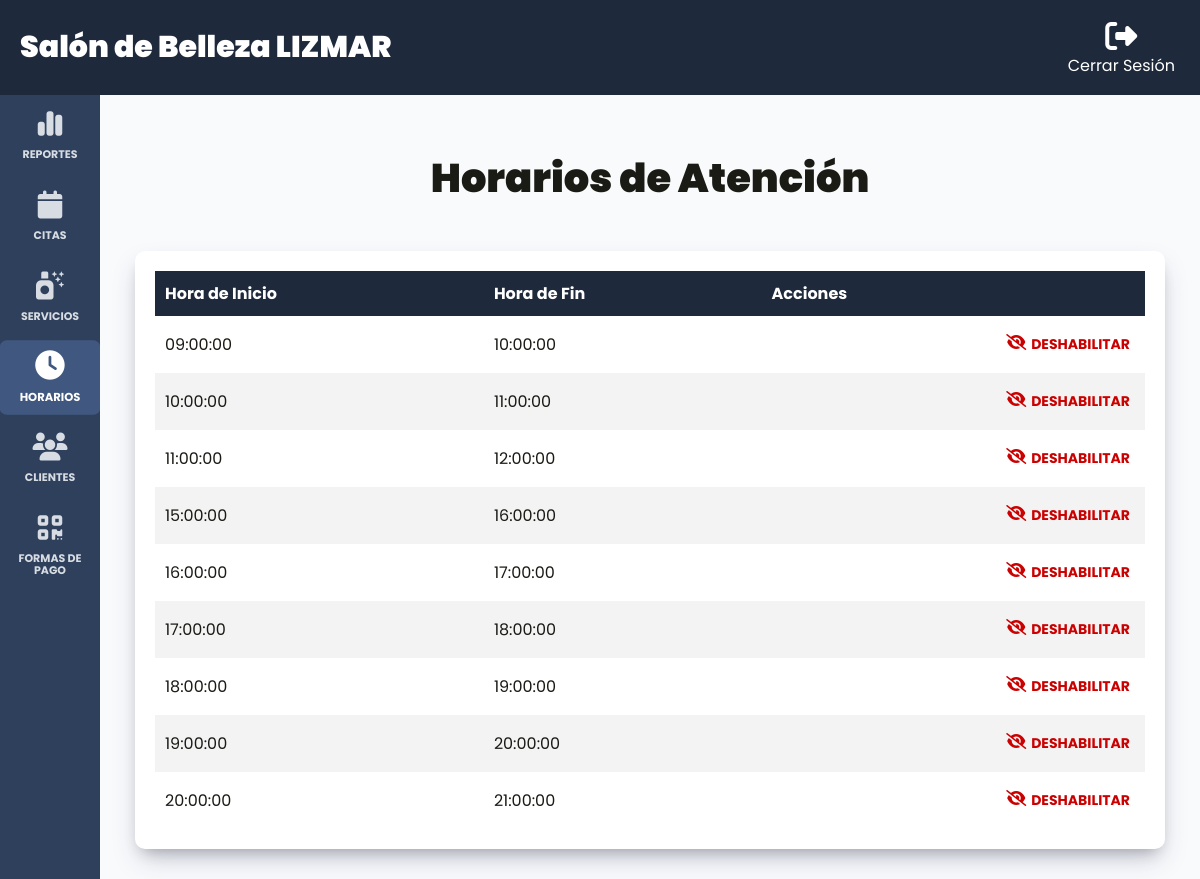
The page /admin/horarios (signed in) on the database as committed earlier.
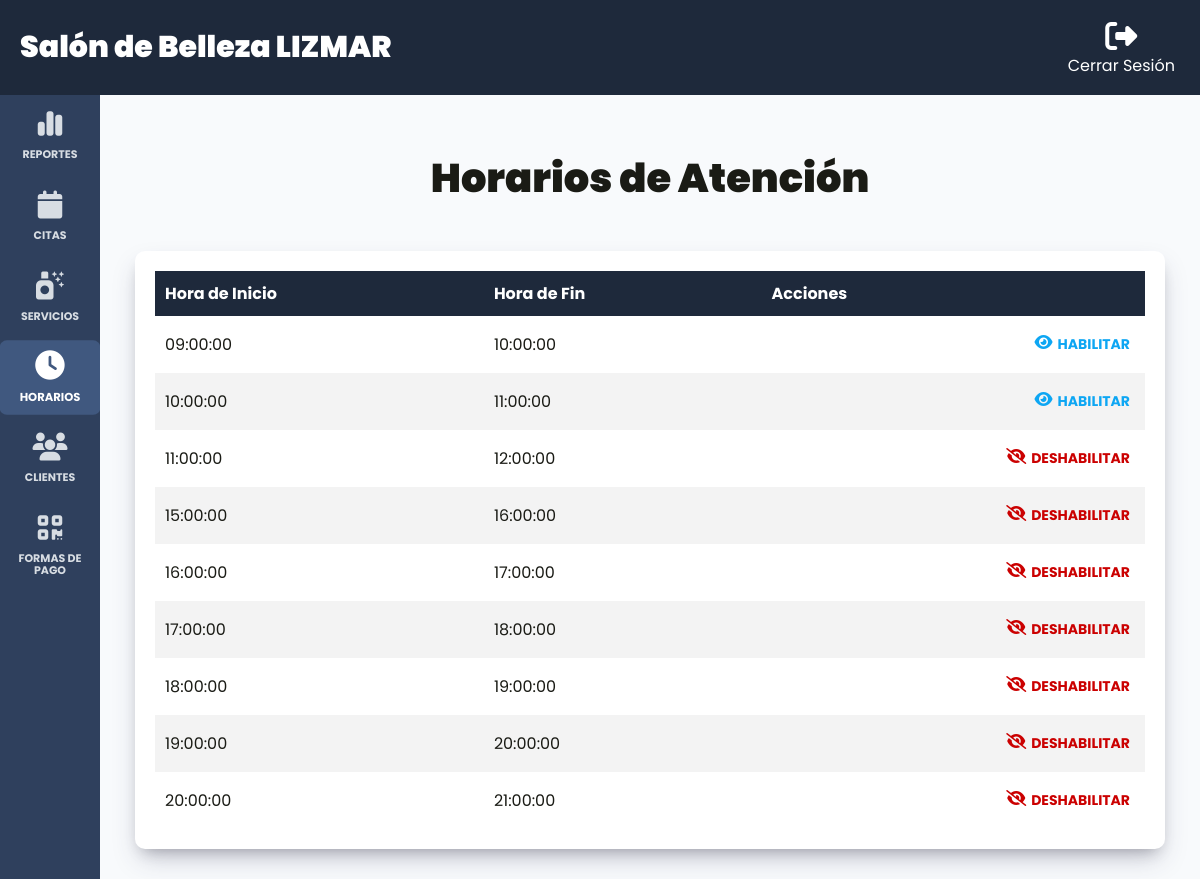
The same page on the database as committed later.
### tables this page shows
CREATE TABLE `horarios` (
  `id` int NOT NULL AUTO_INCREMENT,
  `horaInicio` time DEFAULT NULL,
  `horaFin` time DEFAULT NULL,
  `estado` tinyint DEFAULT NULL,
  PRIMARY KEY (`id`)
);

### controllers/HorariosController.php (called while the page is built, shortened)
<?php
class HorariosController {
    public static function index(Router $router) {
        $horarios = Horario::all();
        $router->render('admin/horarios/index', [
            'horarios' => $horarios
        ]);
    }
}

### public/index.php (called while the page is built, shortened)
<?php
$router = new Router();
$router->get('/', [LoginController::class, 'login']);
$router->post('/', [LoginController::class, 'login']);
$router->get('/logout', [LoginController::class, 'logout']);
$router->get('/forgot-password', [LoginController::class, 'forgotPassword']);
$router->post('/forgot-password', [LoginController::class, 'forgotPassword']);
$router->get('/reset-password', [LoginController::class, 'resetPassword']);
$router->post('/reset-password', [LoginController::class, 'resetPassword']);
$router->get('/create-account', [LoginController::class, 'createAccount']);
$router->post('/create-account', [LoginController::class, 'createAccount']);
$router->get('/confirm-account', [LoginController::class, 'confirmAccount']);
$router->get('/message', [LoginController::class, 'message']);
$router->get('/cita', [CitaController::class, 'index']);
$router->get('/historial', [CitasController::class, 'showHistorial']);
$router->get('/api/servicios', [APIController::class, 'index']);
$router->get('/api/horarios', [APIController::class, 'showHorarios']);
$router->post('/api/horarios/estado', [APIController::class, 'cambiarEstadoHorarios']);
$router->post('/api/citas', [APIController::class, 'create']);
$router->get('/api/citas_admin', [APIController::class, 'getCitas']);
$router->get('/api/reportes/ingresos_mensuales', [ReportesAPIController::class, 'ingresosPorMes']);
$router->get('/api/reportes/ingresos_diarios', [ReportesAPIController::class, 'ingresosPorDia']);
$router->get('/api/reportes/servicios_solicitados', [ReportesAPIController::class, 'serviciosSolicitados']);
$router->get('/api/reportes/clientes_frecuentes', [ReportesAPIController::class, 'clientesFrecuentes']);
$router->get('/api/reportes/horarios_demandados', [ReportesAPIController::class, 'horariosDemandados']);
$router->get('/admin/dashboard', [DashboardController::class, 'index']);
$router->get('/admin/citas', [CitasController::class, 'index']);
$router->post('/admin/citas/editar', [CitasController::class, 'update']);
$router->get('/admin/clientes', [ClientesController::class, 'index']);
$router->get('/admin/horarios', [HorariosController::class, 'index']);
$router->get('/admin/formas_pagos', [FormasPagosController::class, 'index']);
$router->get('/admin/formas_pagos/actualizar_qr', [FormasPagosController::class, 'update']);
$router->post('/admin/formas_pagos/actualizar_qr', [FormasPagosController::class, 'update']);
$router->get('/admin/servicios', [ServiciosController::class, 'index']);
$router->get('/admin/servicios/crear', [ServiciosController::class, 'create']);
$router->post('/admin/servicios/crear', [ServiciosController::class, 'create']);
$router->get('/admin/servicios/editar', [ServiciosController::class, 'update']);
$router->post('/admin/servicios/editar', [ServiciosController::class, 'update']);
$router->post('/admin/servicios/eliminar', [ServiciosController::class, 'delete']);
$router->comprobarRutas();

### models/ActiveRecord.php (called while the page is built, shortened)
<?php
class ActiveRecord {
    protected static $db;
    protected static $tabla = '';
    public static function setDB($database) {
        self::$db = $database;
    }
    public static function consultarSQL($query) {
        $resultado = self::$db->query($query);
        $array = [];
        while ($registro = $resultado->fetch_assoc()) {
            $array[] = static::crearObjeto($registro);
        }
        return $array;
    }
    protected static function crearObjeto($registro) {
        $objeto = new static;
        foreach ($registro as $key => $value) {
            if (property_exists($objeto, $key)) {
                $objeto->$key = $value;
            }
        }
        return $objeto;
    }
    public static function all() {
        $query = "SELECT * FROM " . static::$tabla;
        $resultado = self::consultarSQL($query);
        return $resultado;
    }
}

### includes/functions.php (called while the page is built, shortened)
<?php
function currentPage($path): bool {
    return str_contains($_SERVER['PATH_INFO'], $path) ? true : false;
}

### views/admin/horarios/index.php (the view)
<h1 class="nombre-pagina">Horarios de Atención</h1>
<div class="dashboard__contenedor">
    <?php if (!empty($horarios)): ?>
        <table class="table" id="myTable">
            <thead class="table__thead">
                <tr>
                    <th scope="col" class="table__th">Hora de Inicio</th>
                    <th scope="col" class="table__th">Hora de Fin</th>
                    <th scope="col" class="table__th">Acciones</th>
                </tr>
            </thead>
            <tbody class="table__tbody">
                <?php foreach ($horarios as $horario): ?>
                    <tr class="table__tr">
                        <td class="table__td">
                            <?php echo $horario->horaInicio; ?>
                        </td>
                        <td class="table__td">
                            <?php echo $horario->horaFin; ?>
                        </td>
                        <td class="table__td--acciones">
                            <button type="button" class="table__accion btn-toggle-estado <?php echo $horario->estado ? 'table__accion--deshabilitar' : 'table__accion--habilitar'; ?>" data-id="<?php echo $horario->id; ?>" data-estado="<?php echo $horario->estado; ?>">
                                <i class="fa-solid <?php echo $horario->estado ? 'fa-eye-slash' : 'fa-eye' ?>"></i>
                                <?php echo $horario->estado ? 'Deshabilitar' : 'Habilitar'; ?>
                            </button>
                        </td>
                    </tr>
                <?php endforeach; ?>
            </tbody>
        </table>
    <?php else: ?>
        <p class="text-center">No hay servicios registrados</p>
    <?php endif; ?>
</div>

### Router.php (shortened to what this page needs)
<?php
class Router {
    public array $getRoutes = [];
    public array $postRoutes = [];
    public function get($url, $fn) {
        $this->getRoutes[$url] = $fn;
    }
    public function post($url, $fn) {
        $this->postRoutes[$url] = $fn;
    }
    public function comprobarRutas() {
        $currentUrl = $_SERVER['PATH_INFO'] ?? '/';
        $method = $_SERVER['REQUEST_METHOD'];
        if ($method === 'GET') {
            $fn = $this->getRoutes[$currentUrl] ?? null;
        } else {
            $fn = $this->postRoutes[$currentUrl] ?? null;
        }
        if ($fn) {
            call_user_func($fn, $this);
        } else {
            echo "Página No Encontrada o Ruta no válida";
        }
    }
    public function render($view, $datos = []) {
        include_once __DIR__ . "/views/$view.php";
        $contenido = ob_get_clean();
        $currentUrl = $_SERVER['PATH_INFO'] ?? '/';
        if(str_contains($currentUrl, '/admin')) {
            include_once __DIR__ . '/views/adminLayout.php';
        } else {
            include_once __DIR__ . '/views/layout.php';
        }
    }
}

### views/adminLayout.php (shortened to what this page needs)
<html lang="es">
<head>
    <link rel="stylesheet" href="https://cdn.datatables.net/2.3.0/css/dataTables.dataTables.css" />
    <link rel="stylesheet" href="/build/css/app.css">
</head>
<body class="body-admin dashboard">
    <?php include_once __DIR__ . '/templates/adminHeader.php'; ?>
    <div class="dashboard__grid">
        <?php include_once __DIR__ . '/templates/adminSidebar.php'; ?>
        <main class="dashboard__contenido">
            <?php echo $contenido; ?>
        </main>
    </div>
</body>
</html>

### views/templates/adminHeader.php
<header class="dashboard__header">
    <div class="dashboard__header-flex">
        <a href="/admin/dashboard">
            <h2 class="dashboard__logo">
                Salón de Belleza LIZMAR
            </h2>
        </a>
        <nav class="dashboard__nav">
            <a class="logout-icon" href="/logout">
                <i class="fa-solid fa-right-from-bracket fa-2x"></i>
                Cerrar Sesión
            </a>
        </nav>
    </div>
</header>

### views/templates/adminSidebar.php
<aside class="dashboard__sidebar">
    <nav class="dashboard__menu">
        <a href="/admin/dashboard" class="dashboard__enlace <?php echo currentPage('/dashboard') ? 'dashboard__enlace--activo' : ''; ?>">
            <i class="fa-solid fa-chart-simple fa-1x"></i>
            <spam class="dashboard__menu-texto">
                Reportes
            </spam>
        </a>
        <a href="/admin/citas" class="dashboard__enlace  <?php echo currentPage('/citas') ? 'dashboard__enlace--activo' : ''; ?>">
            <i class="fa-solid fa-calendar fa-1x"></i>
            <spam class="dashboard__menu-texto">
                Citas
            </spam>
        </a>
        <a href="/admin/servicios" class="dashboard__enlace  <?php echo currentPage('/servicios') ? 'dashboard__enlace--activo' : ''; ?>">
            <i class="fa-solid fa-spray-can-sparkles fa-1x"></i>
            <spam class="dashboard__menu-texto">
                Servicios
            </spam>
        </a>
        <a href="/admin/horarios" class="dashboard__enlace  <?php echo currentPage('/horarios') ? 'dashboard__enlace--activo' : ''; ?>">
            <i class="fa-solid fa-clock fa-1x"></i>
            <spam class="dashboard__menu-texto">
                Horarios
            </spam>
        </a>
        <a href="/admin/clientes" class="dashboard__enlace  <?php echo currentPage('/clientes') ? 'dashboard__enlace--activo' : ''; ?>">
            <i class="fa-solid fa-users fa-1x"></i>
            <spam class="dashboard__menu-texto">
                Clientes
            </spam>
        </a>
        <a href="/admin/formas_pagos" class="dashboard__enlace  <?php echo currentPage('/formas_pagos') ? 'dashboard__enlace--activo' : ''; ?>">
            <i class="fa-solid fa-qrcode fa-1x"></i>
            <spam class="dashboard__menu-texto">
                formas de pago
            </spam>
        </a>
    </nav>
</aside>

### public/build/css/app.css (style rules this page uses)
html { line-height:1.15;-webkit-text-size-adjust:100% }
body { margin:0 }
main { display:block }
h1 { font-size:2em;margin:.67em 0 }
a { background-color:rgba(0,0,0,0) }
button,input,optgroup,select,textarea { font-family:inherit;font-size:100%;line-height:1.15;margin:0 }
button,input { overflow:visible }
button,select { text-transform:none }
button,[type=button],[type=reset],[type=submit] { appearance:button }
html { font-size:62.5%;box-sizing:border-box;height:100% }
body { min-height:100%;display:flex;flex-direction:column;background-color:rgb(38.595505618,52.7471910112,75.904494382);font-family:"Poppins",sans-serif;font-size:1.6rem }
@media (min-width: 768px) { body { height:100% } }
.body-admin { color:#1a1b15 }
*,*:before,*:after { box-sizing:inherit }
a { text-decoration:none }
h1,h2,h3 { font-family:"Poppins",sans-serif;margin:0 0 2.5rem 0;font-weight:900;color:#fff;text-align:center }
h1 { font-size:4rem }
h2 { font-size:3.6rem }
.nombre-pagina { text-align:center;margin:5rem 0;font-weight:700 }
.body-admin h1,.body-admin h2,.body-admin h3 { color:#1a1b15;font-weight:900 }
.fa,.fa-solid,.fa-regular,.fa-light,.fa-thin,.fa-duotone,.fa-brands,.fas,.far,.fal,.fat,.fad,.fab { font-size:1.6rem !important }
.fa-1x { font-size:2.8rem !important }
.fa-2x { font-size:3.2rem !important }
.logout-icon { margin-right:.5rem;color:#fff;display:flex;flex-direction:column;align-items:center;justify-content:center;gap:.5rem }
.logout-icon i { color:#fff }
.dashboard { height:100vh;display:flex;flex-direction:column;background-color:#f8fafc }
.dashboard__header { background-color:#1e293b;padding:2rem;flex-shrink:0 }
.dashboard__header-flex { display:flex;flex-direction:column;align-items:center }
@media (min-width: 768px) { .dashboard__header-flex { flex-direction:row;justify-content:space-between } }
.dashboard__logo { color:#fff !important;color:#fff;text-align:center;margin-bottom:2rem;white-space:nowrap }
@media (min-width: 1024px) { .dashboard__logo { text-align:left;margin:0 } }
.dashboard__logo { font-size:clamp(2rem,-0.8rem + 10vw,3rem) }
.dashboard__grid { display:flex;flex:1;overflow:hidden }
.dashboard__sidebar { background-color:rgb(47.191011236,64.4943820225,92.808988764);width:10rem;flex-shrink:0;overflow-y:auto }
.dashboard__menu { padding:.5rem .2rem 1rem;display:flex;flex-direction:column;gap:1rem }
.dashboard__enlace { color:hsl(215.3846153846,16.3179916318%,86.862745098%);display:flex;flex-direction:column;gap:1rem;align-items:center;text-align:center;padding:1rem;transition:.3s background-color ease-in-out,.3s color ease,.3s border-radius ease,scale .3s ease-in-out }
.dashboard__enlace:hover,.dashboard__enlace--activo { background-color:rgb(64.3820224719,87.9887640449,126.6179775281);color:#fff;border-radius:.7rem;scale:1.05 }
.dashboard__menu-texto { font-size:1.1rem;text-transform:uppercase;font-weight:700 }
.dashboard__contenido { width:100%;padding:1rem 1rem 3rem 1rem;flex-grow:1;overflow-y:auto }
@media (min-width: 768px) { .dashboard__contenido { padding:1rem 3.5rem 3rem 3.5rem } }
.dashboard__contenedor,.dashboard__formulario { box-shadow:rgba(50,50,93,.25) 0px 13px 27px -5px,rgba(0,0,0,.3) 0px 8px 16px -8px;background-color:#fff;padding:2rem;border-radius:1rem }
.table { width:100%;border-collapse:collapse }
.table__thead { background-color:#1e293b;color:#fff }
.table__th { padding:1rem;text-align:left }
.table__tr:nth-of-type(even) { background-color:hsl(0,0%,95.4121381168%) }
.table__td,.table__td--acciones { padding:1.5rem 1rem }
.table__td--acciones { display:flex;flex-direction:column;justify-content:center;gap:1rem;align-items:center }
@media (min-width: 768px) { .table__td--acciones { flex-direction:row;justify-content:flex-end;gap:2.5rem } }
.table__accion { all:unset;text-transform:uppercase;font-size:1.4rem;font-weight:700;padding:.3rem .5rem;display:flex;gap:.5rem }
.table__accion--habilitar { color:#0da6f3 }
.table__accion--deshabilitar { color:#cb0000 }

Rows that differ between the two databases and show on the page:
changed horarios (number 1 of 9 on the later page): estado "DESHABILITAR" → "HABILITAR"
changed horarios (number 2 of 9 on the later page): estado "DESHABILITAR" → "HABILITAR"
